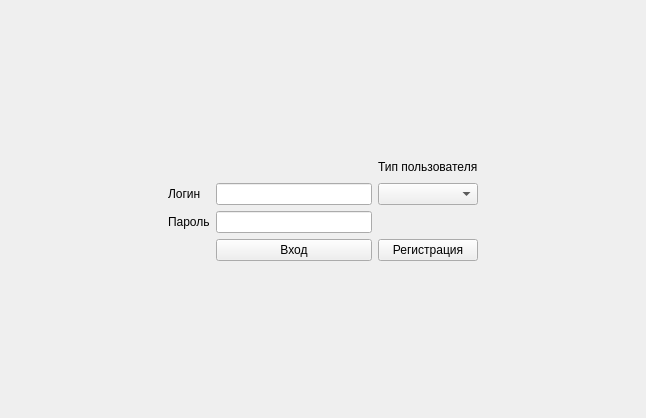
<?xml version="1.0" encoding="UTF-8"?>
<ui version="4.0">
 <class>LoginWindow</class>
 <widget class="QWidget" name="LoginWindow">
  <property name="geometry">
   <rect>
    <x>0</x>
    <y>0</y>
    <width>646</width>
    <height>418</height>
   </rect>
  </property>
  <property name="windowTitle">
   <string>LoginWindow</string>
  </property>
  <layout class="QGridLayout" name="gridLayout">
   <item row="1" column="0">
    <spacer name="horizontalSpacer">
     <property name="orientation">
      <enum>Qt::Horizontal</enum>
     </property>
     <property name="sizeHint" stdset="0">
      <size>
       <width>40</width>
       <height>20</height>
      </size>
     </property>
    </spacer>
   </item>
   <item row="3" column="2">
    <widget class="QLineEdit" name="lineEdit_password"/>
   </item>
   <item row="4" column="2">
    <widget class="QPushButton" name="pushButton_login">
     <property name="text">
      <string>Вход</string>
     </property>
    </widget>
   </item>
   <item row="5" column="2">
    <spacer name="verticalSpacer">
     <property name="orientation">
      <enum>Qt::Vertical</enum>
     </property>
     <property name="sizeHint" stdset="0">
      <size>
       <width>20</width>
       <height>40</height>
      </size>
     </property>
    </spacer>
   </item>
   <item row="1" column="3">
    <widget class="QLabel" name="label_3">
     <property name="text">
      <string>Тип пользователя</string>
     </property>
    </widget>
   </item>
   <item row="3" column="1">
    <widget class="QLabel" name="label_2">
     <property name="text">
      <string>Пароль</string>
     </property>
    </widget>
   </item>
   <item row="0" column="2">
    <spacer name="verticalSpacer_2">
     <property name="orientation">
      <enum>Qt::Vertical</enum>
     </property>
     <property name="sizeHint" stdset="0">
      <size>
       <width>20</width>
       <height>40</height>
      </size>
     </property>
    </spacer>
   </item>
   <item row="2" column="2">
    <widget class="QLineEdit" name="lineEdit_username"/>
   </item>
   <item row="2" column="4">
    <spacer name="horizontalSpacer_2">
     <property name="orientation">
      <enum>Qt::Horizontal</enum>
     </property>
     <property name="sizeHint" stdset="0">
      <size>
       <width>40</width>
       <height>20</height>
      </size>
     </property>
    </spacer>
   </item>
   <item row="2" column="3">
    <widget class="QComboBox" name="comboBox"/>
   </item>
   <item row="4" column="3">
    <widget class="QPushButton" name="pushButton_registration">
     <property name="enabled">
      <bool>true</bool>
     </property>
     <property name="text">
      <string>Регистрация</string>
     </property>
    </widget>
   </item>
   <item row="2" column="1">
    <widget class="QLabel" name="label">
     <property name="text">
      <string>Логин</string>
     </property>
    </widget>
   </item>
  </layout>
 </widget>
 <resources/>
 <connections/>
</ui>
